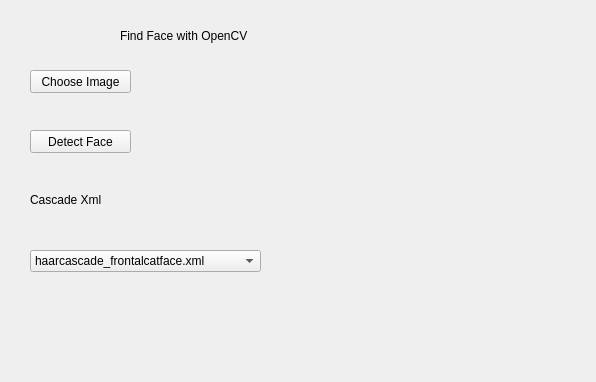
<?xml version="1.0" encoding="UTF-8"?>
<ui version="4.0">
 <class>Part1</class>
 <widget class="QWidget" name="Part1">
  <property name="geometry">
   <rect>
    <x>0</x>
    <y>0</y>
    <width>596</width>
    <height>382</height>
   </rect>
  </property>
  <property name="windowTitle">
   <string>Form</string>
  </property>
  <widget class="QLabel" name="lblTitleP1">
   <property name="geometry">
    <rect>
     <x>120</x>
     <y>20</y>
     <width>341</width>
     <height>31</height>
    </rect>
   </property>
   <property name="text">
    <string>Find Face with OpenCV</string>
   </property>
  </widget>
  <widget class="QPushButton" name="btnChooseP1">
   <property name="geometry">
    <rect>
     <x>30</x>
     <y>70</y>
     <width>101</width>
     <height>23</height>
    </rect>
   </property>
   <property name="text">
    <string>Choose Image</string>
   </property>
  </widget>
  <widget class="QLabel" name="lblTDisplayP1">
   <property name="geometry">
    <rect>
     <x>310</x>
     <y>60</y>
     <width>261</width>
     <height>241</height>
    </rect>
   </property>
   <property name="text">
    <string/>
   </property>
  </widget>
  <widget class="QPushButton" name="btnDetectP1">
   <property name="geometry">
    <rect>
     <x>30</x>
     <y>130</y>
     <width>101</width>
     <height>23</height>
    </rect>
   </property>
   <property name="text">
    <string>Detect Face</string>
   </property>
  </widget>
  <widget class="QLabel" name="label">
   <property name="geometry">
    <rect>
     <x>30</x>
     <y>190</y>
     <width>111</width>
     <height>20</height>
    </rect>
   </property>
   <property name="text">
    <string>Cascade Xml</string>
   </property>
  </widget>
  <widget class="QComboBox" name="cbP1">
   <property name="geometry">
    <rect>
     <x>30</x>
     <y>250</y>
     <width>231</width>
     <height>22</height>
    </rect>
   </property>
   <item>
    <property name="text">
     <string>haarcascade_frontalcatface.xml</string>
    </property>
   </item>
   <item>
    <property name="text">
     <string>haarcascade_frontalcatface_extended.xml</string>
    </property>
   </item>
   <item>
    <property name="text">
     <string>haarcascade_frontalface_alt.xml</string>
    </property>
   </item>
   <item>
    <property name="text">
     <string>haarcascade_frontalface_alt2.xml</string>
    </property>
   </item>
   <item>
    <property name="text">
     <string>haarcascade_frontalface_alt_tree.xml</string>
    </property>
   </item>
   <item>
    <property name="text">
     <string>haarcascade_frontalface_default.xml</string>
    </property>
   </item>
  </widget>
 </widget>
 <resources/>
 <connections/>
</ui>
